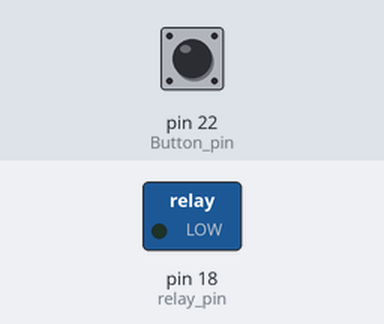
This sketch was run on a simulated Arduino Mega 2560, built with avr-gcc and run on an emulated ATmega2560. Shown: switched loads named in the sketch (green lamp = pin HIGH). The inputs (shaded band) are chosen by the test bench; at power-on: pin 22 (Button_pin) HIGH.

Above: at 1.2 s.
1.3 s: pin 22 (Button_pin) pulled LOW for 0.15 s
At 2.0 s:
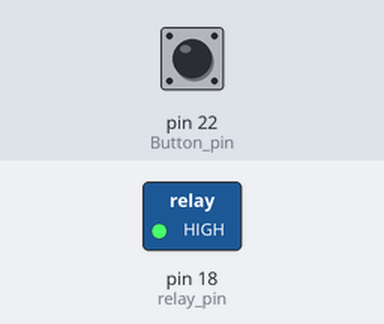
2.9 s: pin 22 (Button_pin) pulled LOW for 1 s
At 3.2 s:
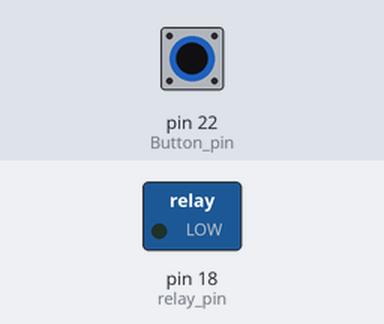
5.4 s: pin 22 (Button_pin) pulled LOW for 3.2 s
At 6.3 s:
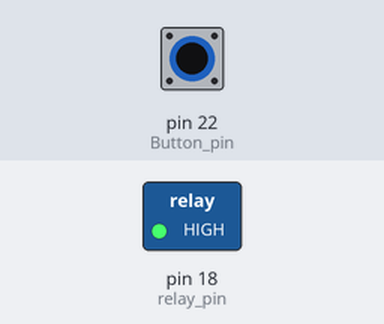
Timing chart, 0 to 8.4 s (numbered marks = the images above; inputs shaded):
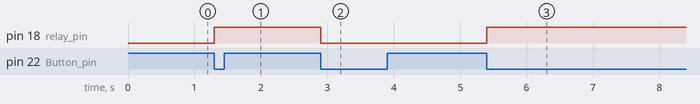

The sketch:

253.ino
```cpp
#define Button_pin 22
#define relay_pin 18

int relay_state=LOW;
int button_state;
int last_button_state;

void setup() {
  Serial.begin(115200);
  pinMode(Button_pin,INPUT_PULLUP);
  pinMode(relay_pin,OUTPUT);

  button_state=digitalRead(Button_pin);


}

void loop() {
  last_button_state=button_state;
  button_state=digitalRead(Button_pin);
  if(last_button_state == HIGH && button_state== LOW){

  relay_state=!relay_state;
  digitalWrite(relay_pin,relay_state);
  }

}
```

Measured:
- after the input at 1.3 s, pin 18 (relay_pin): LOW → HIGH at once
- after the input at 2.9 s, pin 18 (relay_pin): HIGH → LOW at once
- after the input at 5.4 s, pin 18 (relay_pin): LOW → HIGH at once
